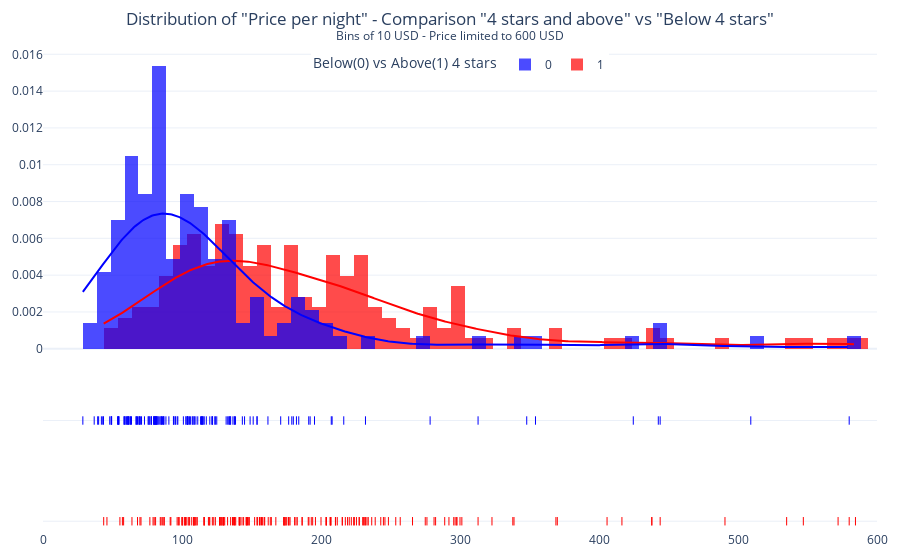

Here is the notebook cell this chart was saved with:
### Markdown cell above
### Comments: 
- There is a clear split from 4 stars and above.
- Low-rating hotels are predominantly 3 stars whilst high-rating hotels peak as 4 stars.
- There is little variation on this variable (virtually no 1 or 2 stars) so regression on stars will be limited.
- As a consequence, we create a binary variable **4star+** to evaluate its impact on predictability
__________________________________________________________________________________________________________________________________

### Code cell
four_star_plus = ['1','0']
distrib = ff.create_distplot(
    [hotels.loc[hotels["four_star_plus"] == 1, "price_nite"], hotels.loc[hotels["four_star_plus"] == 0, "price_nite"]],
    four_star_plus,
    bin_size = 10,
    curve_type = 'kde',
    colors = colors)
distrib.update_layout(title_text = 'Distribution of "Price per night" - Comparison "4 stars and above" vs "Below 4 stars"<br><sup>Bins of 10 USD - Price limited to 600 USD</sup>')
distrib.update_layout(title_x = 0.5)
distrib.update_layout(xaxis = dict(range = [0,600]))
distrib.update_layout(legend_title_text='Below(0) vs Above(1) 4 stars')
distrib.update_layout(legend = dict(orientation = 'h', y=1, x=0.5, xanchor ='center'), margin = dict(b = 20, t = 50, l = 20, r = 20))
distrib.show()

### Figure 1 — Plotly figure (JSON) as saved in the notebook; plotly's stock layout.template omitted (floating-point values rounded to 4 significant figures; data arrays with more than 128 entries replaced by an {"elided": "..."} marker saying what was removed)
{"data": [{"histnorm": "probability density", "legendgroup": "1", "marker": {"color": "red"}, "name": "1", "opacity": 0.7, "type": "histogram", "x": {"elided": "177 float values"}, "xaxis": "x", "xbins": {"end": 584.5, "size": 10, "start": 43.67}, "yaxis": "y"}, {"histnorm": "probability density", "legendgroup": "0", "marker": {"color": "blue"}, "name": "0", "opacity": 0.7, "type": "histogram", "x": {"elided": "143 float values"}, "xaxis": "x", "xbins": {"end": 580, "size": 10, "start": 28.67}, "yaxis": "y"}, {"legendgroup": "1", "marker": {"color": "red"}, "mode": "lines", "name": "1", "showlegend": false, "type": "scatter", "x": {"elided": "500 float values"}, "xaxis": "x", "y": {"elided": "500 float values"}, "yaxis": "y"}, {"legendgroup": "0", "marker": {"color": "blue"}, "mode": "lines", "name": "0", "showlegend": false, "type": "scatter", "x": {"elided": "500 float values"}, "xaxis": "x", "y": {"elided": "500 float values"}, "yaxis": "y"}, {"legendgroup": "1", "marker": {"color": "red", "symbol": "line-ns-open"}, "mode": "markers", "name": "1", "showlegend": false, "type": "scatter", "x": {"elided": "177 float values"}, "xaxis": "x", "y": {"elided": "177 str values"}, "yaxis": "y2"}, {"legendgroup": "0", "marker": {"color": "blue", "symbol": "line-ns-open"}, "mode": "markers", "name": "0", "showlegend": false, "type": "scatter", "x": {"elided": "143 float values"}, "xaxis": "x", "y": {"elided": "143 str values"}, "yaxis": "y2"}], "layout": {"autosize": true, "barmode": "overlay", "hovermode": "closest", "legend": {"orientation": "h", "title": {"text": "Below(0) vs Above(1) 4 stars"}, "traceorder": "reversed", "x": 0.5, "xanchor": "center", "y": 1}, "margin": {"b": 20, "l": 20, "r": 20, "t": 50}, "title": {"text": "Distribution of \"Price per night\" - Comparison \"4 stars and above\" vs \"Below 4 stars\"<br><sup>Bins of 10 USD - Price limited to 600 USD</sup>", "x": 0.5}, "xaxis": {"anchor": "y2", "domain": [0, 1], "range": [0, 600], "type": "linear", "zeroline": false}, "yaxis": {"anchor": "free", "autorange": true, "domain": [0.35, 1], "position": 0, "range": [-0.0007559, 0.01623], "type": "linear"}, "yaxis2": {"anchor": "x", "autorange": true, "domain": [0, 0.25], "dtick": 1, "range": [-0.13, 1.13], "showticklabels": false, "type": "category"}}}
